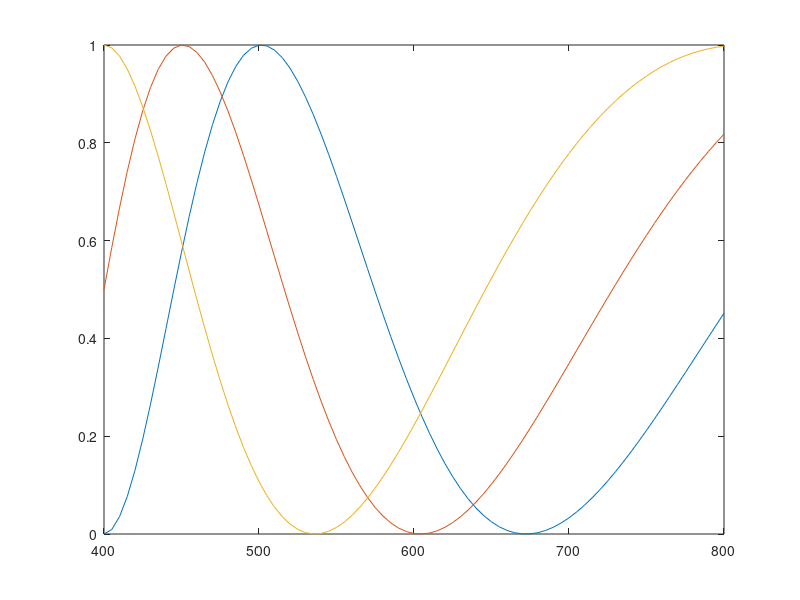

Here is the MATLAB script that generated this plot:
path(path, './Optimization');
path(path, './Data');
%signal lenght

n(1,:) = 0:(0.1/81):(0.1-(0.1/81));
n(2,:) = 0.01+  n(1,:);
n(3,:) = 0.01 + n(2,:);

L = 400:5:800;
d = 10000;
D = zeros(3,81);
for i =1:3
    D(i,:) = (2*pi*d.*n(i,:))./L;
end
P = (sin(D./2)).^2;
plot (L,P)

% solve the LP
% tic
% xp = l1eq_pd(x0, A, [], y, 1e-3);
% toc